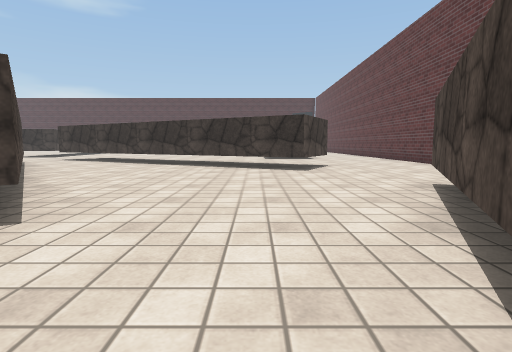
View 1 (above)

19 first-person views from a walk through a 3-D level made in the Unity game engine. The camera is 0.62 m above the floor, tilts 6° down and sees 80° across. The floor is counted in squares, 1 m on a side. Each view is taken from the middle of a square. On the plan, view 1 faces up. The plan holds only what a view shows up to about 9 squares ahead; the rest is blank. The place goes on beyond the plan. The player character is not drawn. Surface patterns are stand-ins for the level's own textures.

View 2
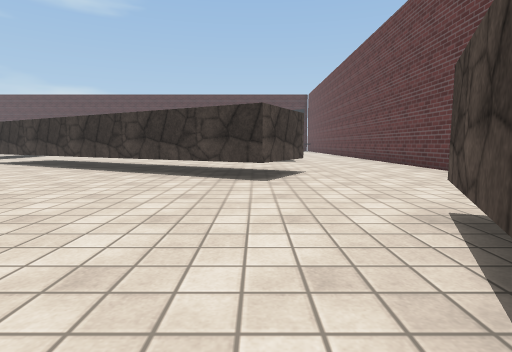

View 3
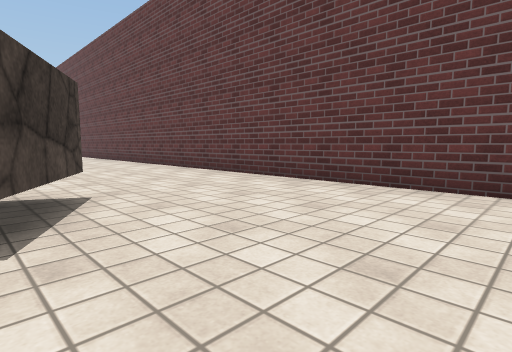

View 4
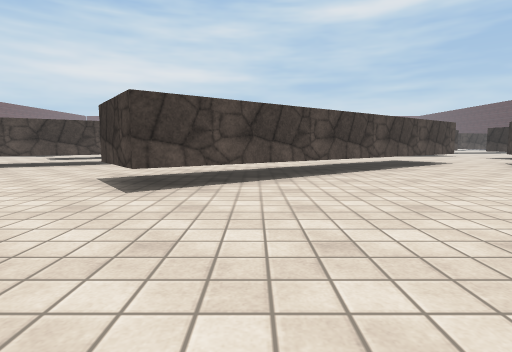

View 5
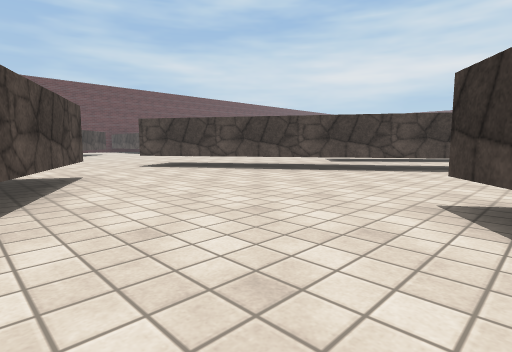

View 6
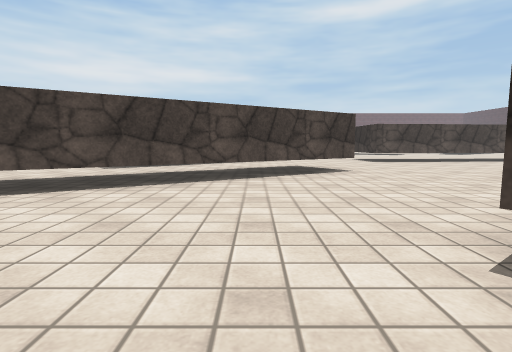

View 7
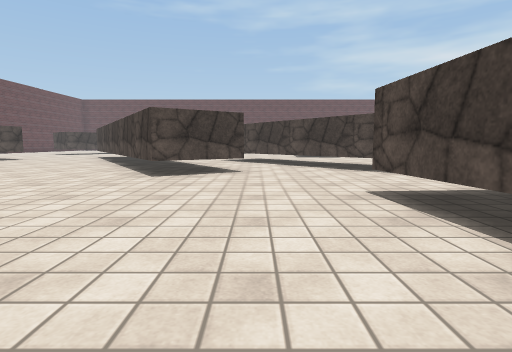

View 8
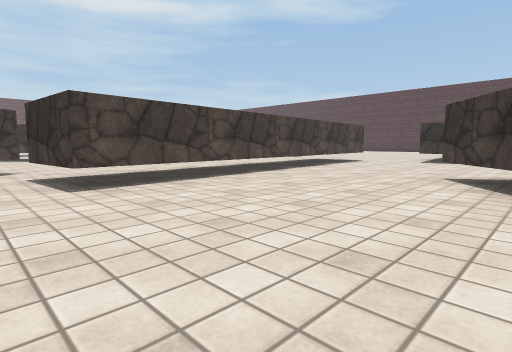

View 9
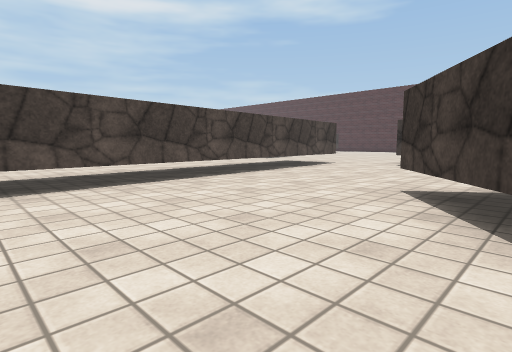

View 10
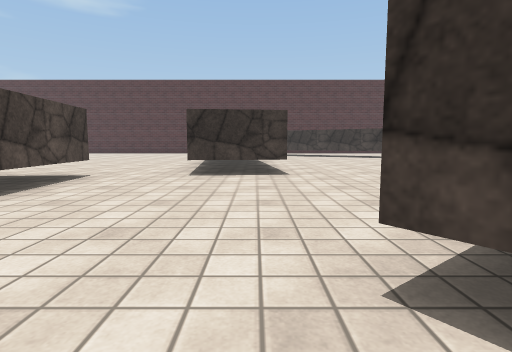

View 11
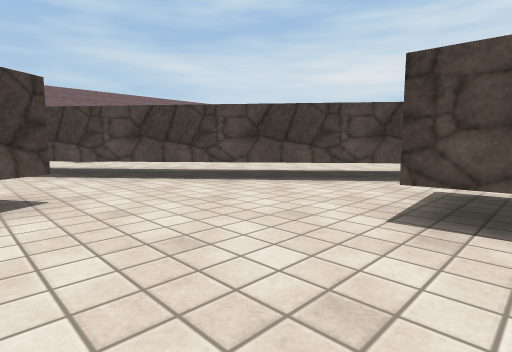

View 12
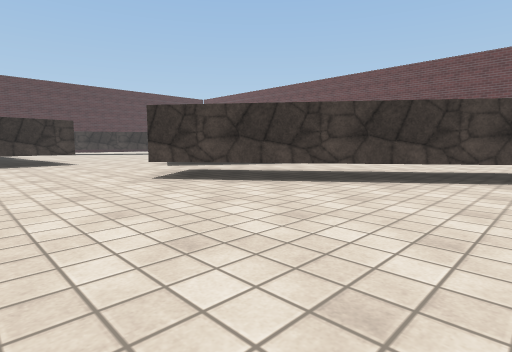

View 13
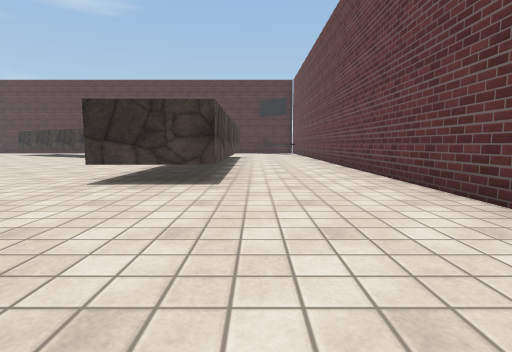

View 14
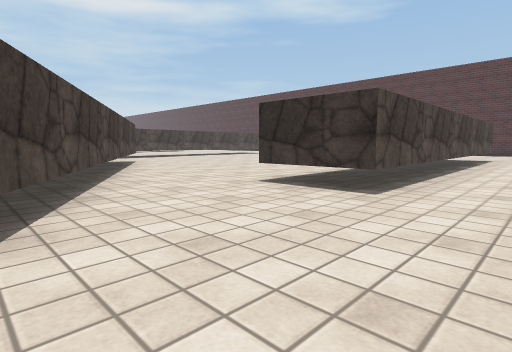

View 15
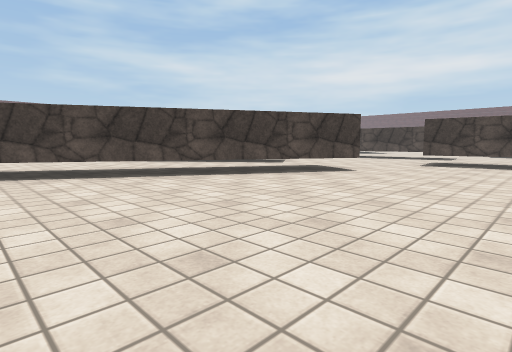

View 16
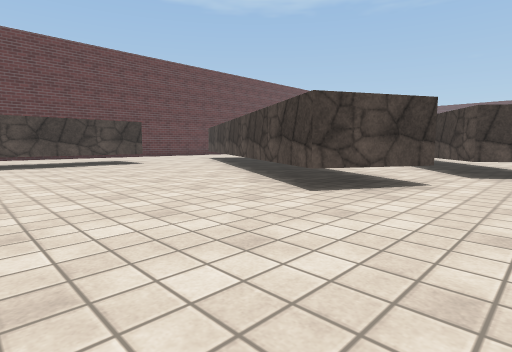

View 17
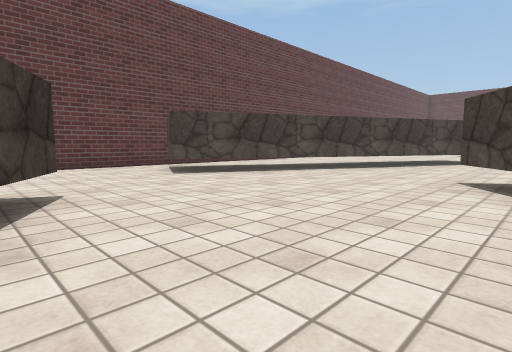

View 18
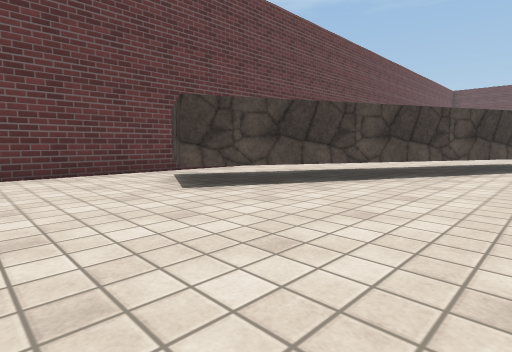

View 19
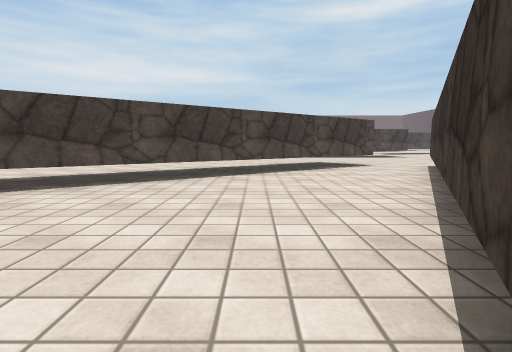

### Floor plan
Key: @ floor where view 1 was taken; # wall or solid block; . floor; T thing the floor can be seen under or through.
Columns run from 19 left of view 1 to 6 right of it. Each row starts with its distance up from view 1.
 17    .....  .......... #...#
 16    ..... #..........##...#
 15    .....##..........##...#
 14      T..............##...#
 13      T......TT......##...#
 12      T......T TT.........#
 11       #......TT TT.......#
 10       #....T...TT TT.....#
  9   ..  T...T T....TT T#...#
  8   ... T....TTT.....TT....#
  7   ... T.....TT...........#
  6   ... T.....T T..........#
  5 ..... T......T T.........#
  4 ...T.TT....... TT.....TT.#
  3     T.......... T....T  .#
  2 ..  T.....#....TTT...T ..
  1 ...  T...##.........T  ..
  0  ...  T..  T.......@T ...
 -1   ...  T..  T......#  ..
 -2    ... TT.. T......#
 -3     ...  ..  T....##
 -4      ..   ..  T...#
 -5           ..  #....
 -6               ##...
 -7                ...
 -8                 ..

Positions as (right, up) in squares from view 1, and headings:
1: (0, 0), facing up
2: (1, 2), facing up
3: (1, 5), facing up-right
4: (2, 4), facing left
5: (0, 2), facing down-left
6: (-2, 0), facing left
7: (-11, 8), facing down
8: (-8, 3), facing up-left
9: (-8, 5), facing up-left
10: (-10, 8), facing up
11: (-10, 5), facing down-left
12: (-12, 4), facing up-right
13: (3, 8), facing up
14: (4, 9), facing up-left
15: (0, 17), facing down-left
16: (-9, 17), facing down-right
17: (-3, 8), facing down-right
18: (-1, 7), facing down-right
19: (1, 7), facing left
